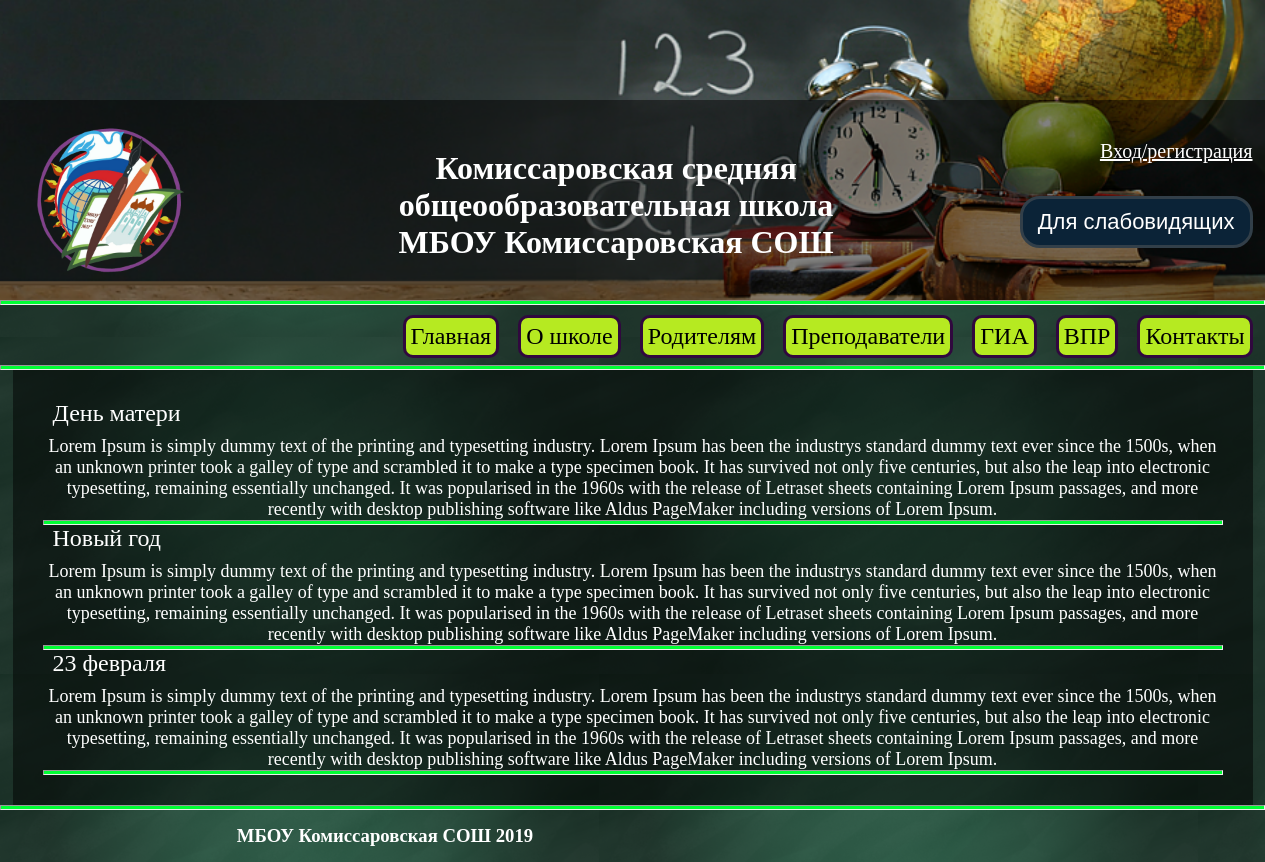
Page /school/news/index.php on the earlier database version.
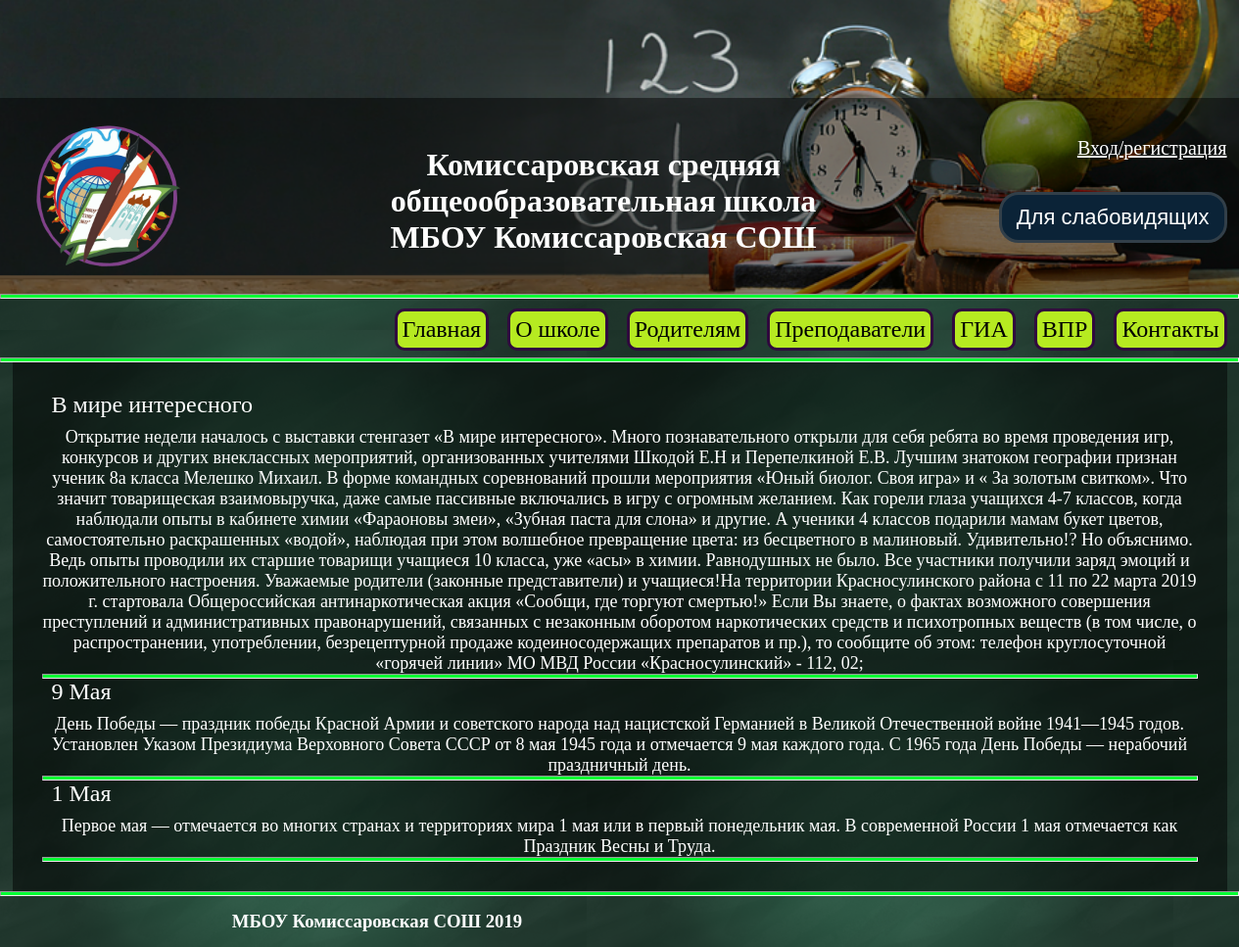
Same page on the later database version.
### tables this page shows
CREATE TABLE `news` (
  `id` int(11) NOT NULL,
  `name` varchar(200) NOT NULL,
  `content` varchar(2000) NOT NULL
);

### school/news/index.php (the view, shortened to what this page needs)
<?php include("C:\Users\User\Downloads\OSPanel\domains\localhost\school\head.php"); ?>
<?php include("C:\Users\User\Downloads\OSPanel\domains\localhost\school\Top.php"); ?>
<?php include("C:\Users\User\Downloads\OSPanel\domains\localhost\school\db_connect.php"); ?>
    <div class="container">
        <div class="news_content">
        <?php
                $sql_command = mysqli_query($link, "SELECT name, content FROM news");
                while ($result = mysqli_fetch_array($sql_command)) {
                    echo '<label>' . $result["name"] . '</label>' . '<br><br>';
                    echo '<p>' . $result["content"] . '</p><hr>';
                }
            ?>
        </div>
    </div>
<?php include("C:\Users\User\Downloads\OSPanel\domains\localhost\school\bottom.php"); ?>

Differences in the rows shown:
removed news: name "День матери", content "Lorem Ipsum is simply dummy text of the printing and typesetting industry. Lorem Ipsum has been the industrys standard dummy text ever since the 1500s, when an unknown printer took a galley of type and scrambled it to make a type specimen book. It has survived not only five centuries, but also the leap into electronic typesetting, remaining essentially unchanged. It was popularised in the 1960s with the release of Letraset sheets containing Lorem Ipsum passages, and more recently with desktop publishing software like Aldus PageMaker including versions of Lorem Ipsum."
removed news: name "Новый год", content "Lorem Ipsum is simply dummy text of the printing and typesetting industry. Lorem Ipsum has been the industrys standard dummy text ever since the 1500s, when an unknown printer took a galley of type and scrambled it to make a type specimen book. It has survived not only five centuries, but also the leap into electronic typesetting, remaining essentially unchanged. It was popularised in the 1960s with the release of Letraset sheets containing Lorem Ipsum passages, and more recently with desktop publishing software like Aldus PageMaker including versions of Lorem Ipsum."
removed news: name "23 февраля", content "Lorem Ipsum is simply dummy text of the printing and typesetting industry. Lorem Ipsum has been the industrys standard dummy text ever since the 1500s, when an unknown printer took a galley of type and scrambled it to make a type specimen book. It has survived not only five centuries, but also the leap into electronic typesetting, remaining essentially unchanged. It was popularised in the 1960s with the release of Letraset sheets containing Lorem Ipsum passages, and more recently with desktop publishing software like Aldus PageMaker including versions of Lorem Ipsum."
added news: name "В мире интересного", content "Открытие недели началось с выставки стенгазет «В мире интересного». Много познавательного открыли для себя ребята во время проведения игр, конкурсов и других внеклассных мероприятий, организованных учителями Шкодой Е.Н и Перепелкиной Е.В. Лучшим знатоком географии признан ученик 8а класса Мелешко Михаил. В форме командных соревнований прошли мероприятия «Юный биолог. Своя игра» и « За золотым свитком». Что значит товарищеская взаимовыручка, даже самые пассивные включались в игру с огромным желанием. Как горели глаза учащихся 4-7 классов, когда наблюдали опыты в кабинете химии «Фараоновы змеи», «Зубная паста для слона» и другие. А ученики 4 классов подарили мамам букет цветов, самостоятельно…"
added news: name "9 Мая", content "День Победы — праздник победы Красной Армии и советского народа над нацистской Германией в Великой Отечественной войне 1941—1945 годов. Установлен Указом Президиума Верховного Совета СССР от 8 мая 1945 года и отмечается 9 мая каждого года. С 1965 года День Победы — нерабочий праздничный день."
added news: name "1 Мая", content "Первое мая — отмечается во многих странах и территориях мира 1 мая или в первый понедельник мая. В современной России 1 мая отмечается как Праздник Весны и Труда."
